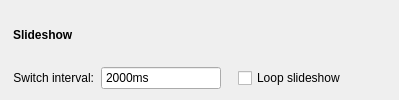
                <widget class="QWidget" name="slideshowGroup" native="true">
                 <property name="accessibleName">
                  <string notr="true">SGroup</string>
                 </property>
                 <layout class="QVBoxLayout" name="verticalLayout_18">
                  <property name="spacing">
                   <number>7</number>
                  </property>
                  <property name="leftMargin">
                   <number>13</number>
                  </property>
                  <property name="topMargin">
                   <number>10</number>
                  </property>
                  <property name="rightMargin">
                   <number>13</number>
                  </property>
                  <property name="bottomMargin">
                   <number>10</number>
                  </property>
                  <item>
                   <layout class="QHBoxLayout" name="horizontalLayout_34">
                    <property name="leftMargin">
                     <number>0</number>
                    </property>
                    <property name="topMargin">
                     <number>0</number>
                    </property>
                    <property name="rightMargin">
                     <number>0</number>
                    </property>
                    <property name="bottomMargin">
                     <number>0</number>
                    </property>
                    <item>
                     <widget class="QLabel" name="label_42">
                      <property name="font">
                       <font>
                        <bold>true</bold>
                       </font>
                      </property>
                      <property name="text">
                       <string>Slideshow</string>
                      </property>
                     </widget>
                    </item>
                   </layout>
                  </item>
                  <item>
                   <layout class="QHBoxLayout" name="slideshowGroupContents">
                    <property name="spacing">
                     <number>7</number>
                    </property>
                    <property name="leftMargin">
                     <number>0</number>
                    </property>
                    <property name="topMargin">
                     <number>0</number>
                    </property>
                    <item>
                     <widget class="QLabel" name="label_27">
                      <property name="text">
                       <string>Switch interval:</string>
                      </property>
                      <property name="alignment">
                       <set>Qt::AlignRight|Qt::AlignTrailing|Qt::AlignVCenter</set>
                      </property>
                     </widget>
                    </item>
                    <item>
                     <widget class="QSpinBox" name="slideshowIntervalSpinBox">
                      <property name="sizePolicy">
                       <sizepolicy hsizetype="Minimum" vsizetype="Preferred">
                        <horstretch>0</horstretch>
                        <verstretch>0</verstretch>
                       </sizepolicy>
                      </property>
                      <property name="minimumSize">
                       <size>
                        <width>120</width>
                        <height>24</height>
                       </size>
                      </property>
                      <property name="frame">
                       <bool>true</bool>
                      </property>
                      <property name="alignment">
                       <set>Qt::AlignLeading|Qt::AlignLeft|Qt::AlignVCenter</set>
                      </property>
                      <property name="buttonSymbols">
                       <enum>QAbstractSpinBox::NoButtons</enum>
                      </property>
                      <property name="suffix">
                       <string>ms</string>
                      </property>
                      <property name="minimum">
                       <number>500</number>
                      </property>
                      <property name="maximum">
                       <number>65535</number>
                      </property>
                      <property name="value">
                       <number>2000</number>
                      </property>
                     </widget>
                    </item>
                    <item>
                     <spacer name="horizontalSpacer_27">
                      <property name="orientation">
                       <enum>Qt::Horizontal</enum>
                      </property>
                      <property name="sizeType">
                       <enum>QSizePolicy::Fixed</enum>
                      </property>
                      <property name="sizeHint" stdset="0">
                       <size>
                        <width>10</width>
                        <height>10</height>
                       </size>
                      </property>
                     </spacer>
                    </item>
                    <item>
                     <widget class="QCheckBox" name="loopSlideshowCheckBox">
                      <property name="text">
                       <string>Loop slideshow</string>
                      </property>
                     </widget>
                    </item>
                    <item>
                     <spacer name="horizontalSpacer_16">
                      <property name="orientation">
                       <enum>Qt::Horizontal</enum>
                      </property>
                      <property name="sizeHint" stdset="0">
                       <size>
                        <width>40</width>
                        <height>20</height>
                       </size>
                      </property>
                     </spacer>
                    </item>
                   </layout>
                  </item>
                 </layout>
                </widget>
